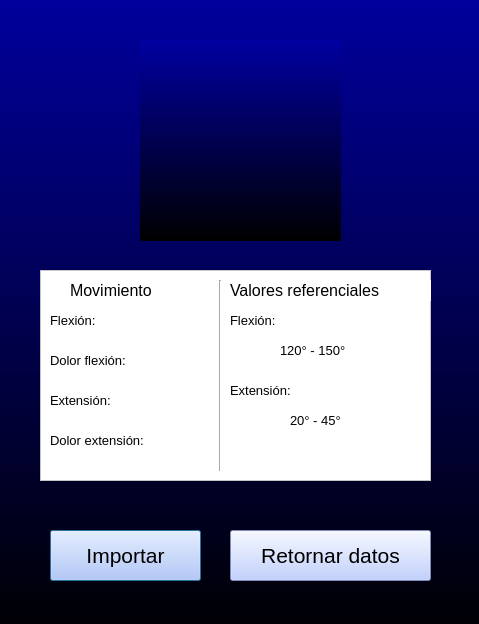
<?xml version="1.0" encoding="UTF-8"?>
<ui version="4.0">
 <class>Dialog</class>
 <widget class="QDialog" name="Dialog">
  <property name="geometry">
   <rect>
    <x>0</x>
    <y>0</y>
    <width>479</width>
    <height>624</height>
   </rect>
  </property>
  <property name="windowTitle">
   <string>Dialog</string>
  </property>
  <property name="styleSheet">
   <string notr="true">background-color: rgb(0, 0, 0);</string>
  </property>
  <widget class="QFrame" name="frame">
   <property name="geometry">
    <rect>
     <x>-30</x>
     <y>-20</y>
     <width>891</width>
     <height>661</height>
    </rect>
   </property>
   <property name="styleSheet">
    <string notr="true">background-color: qlineargradient(spread:repeat, x1:0, y1:0, x2:0, y2:1, stop:0 rgba(0, 0, 161, 255), stop:1 rgba(0, 0, 0, 255));</string>
   </property>
   <property name="frameShape">
    <enum>QFrame::StyledPanel</enum>
   </property>
   <property name="frameShadow">
    <enum>QFrame::Raised</enum>
   </property>
   <widget class="QLabel" name="label">
    <property name="geometry">
     <rect>
      <x>170</x>
      <y>60</y>
      <width>201</width>
      <height>201</height>
     </rect>
    </property>
    <property name="text">
     <string/>
    </property>
    <property name="pixmap">
     <pixmap>Estrella.png</pixmap>
    </property>
   </widget>
   <widget class="QPushButton" name="importboton">
    <property name="geometry">
     <rect>
      <x>80</x>
      <y>550</y>
      <width>151</width>
      <height>51</height>
     </rect>
    </property>
    <property name="styleSheet">
     <string notr="true">background-color: rgb(176, 195, 255);font-size: 16pt</string>
    </property>
    <property name="text">
     <string>Importar</string>
    </property>
   </widget>
   <widget class="QPushButton" name="pushButton_2">
    <property name="geometry">
     <rect>
      <x>260</x>
      <y>550</y>
      <width>201</width>
      <height>51</height>
     </rect>
    </property>
    <property name="styleSheet">
     <string notr="true">background-color: rgb(176, 195, 255);font-size: 16pt</string>
    </property>
    <property name="text">
     <string>Retornar datos</string>
    </property>
   </widget>
   <widget class="QFrame" name="frame_2">
    <property name="geometry">
     <rect>
      <x>70</x>
      <y>290</y>
      <width>391</width>
      <height>211</height>
     </rect>
    </property>
    <property name="styleSheet">
     <string notr="true">background-color:rgb(255, 255, 255)</string>
    </property>
    <property name="frameShape">
     <enum>QFrame::StyledPanel</enum>
    </property>
    <property name="frameShadow">
     <enum>QFrame::Raised</enum>
    </property>
    <widget class="QLabel" name="label_2">
     <property name="geometry">
      <rect>
       <x>30</x>
       <y>10</y>
       <width>131</width>
       <height>21</height>
      </rect>
     </property>
     <property name="styleSheet">
      <string notr="true">font-size: 12pt; source:Aharoni</string>
     </property>
     <property name="text">
      <string>Movimiento</string>
     </property>
    </widget>
    <widget class="Line" name="line">
     <property name="geometry">
      <rect>
       <x>170</x>
       <y>10</y>
       <width>20</width>
       <height>191</height>
      </rect>
     </property>
     <property name="orientation">
      <enum>Qt::Vertical</enum>
     </property>
    </widget>
    <widget class="QLabel" name="label_3">
     <property name="geometry">
      <rect>
       <x>190</x>
       <y>10</y>
       <width>201</width>
       <height>21</height>
      </rect>
     </property>
     <property name="styleSheet">
      <string notr="true">font-size: 12pt; source:Aharoni</string>
     </property>
     <property name="text">
      <string>Valores referenciales</string>
     </property>
    </widget>
    <widget class="QLabel" name="label_4">
     <property name="geometry">
      <rect>
       <x>10</x>
       <y>40</y>
       <width>131</width>
       <height>21</height>
      </rect>
     </property>
     <property name="styleSheet">
      <string notr="true">font-size: 10pt; source:Aharoni</string>
     </property>
     <property name="text">
      <string>Flexión:</string>
     </property>
    </widget>
    <widget class="QLabel" name="label_5">
     <property name="geometry">
      <rect>
       <x>190</x>
       <y>40</y>
       <width>131</width>
       <height>21</height>
      </rect>
     </property>
     <property name="styleSheet">
      <string notr="true">font-size: 10pt; source:Aharoni</string>
     </property>
     <property name="text">
      <string>Flexión:</string>
     </property>
    </widget>
    <widget class="QLabel" name="label_6">
     <property name="geometry">
      <rect>
       <x>10</x>
       <y>120</y>
       <width>131</width>
       <height>21</height>
      </rect>
     </property>
     <property name="styleSheet">
      <string notr="true">font-size: 10pt; source:Aharoni</string>
     </property>
     <property name="text">
      <string>Extensión:</string>
     </property>
    </widget>
    <widget class="QLabel" name="label_7">
     <property name="geometry">
      <rect>
       <x>190</x>
       <y>110</y>
       <width>131</width>
       <height>21</height>
      </rect>
     </property>
     <property name="styleSheet">
      <string notr="true">font-size: 10pt; source:Aharoni</string>
     </property>
     <property name="text">
      <string>Extensión:</string>
     </property>
    </widget>
    <widget class="QLabel" name="label_8">
     <property name="geometry">
      <rect>
       <x>10</x>
       <y>80</y>
       <width>131</width>
       <height>21</height>
      </rect>
     </property>
     <property name="styleSheet">
      <string notr="true">font-size: 10pt; source:Aharoni</string>
     </property>
     <property name="text">
      <string>Dolor flexión:</string>
     </property>
    </widget>
    <widget class="QLabel" name="label_9">
     <property name="geometry">
      <rect>
       <x>10</x>
       <y>160</y>
       <width>131</width>
       <height>21</height>
      </rect>
     </property>
     <property name="styleSheet">
      <string notr="true">font-size: 10pt; source:Aharoni</string>
     </property>
     <property name="text">
      <string>Dolor extensión:</string>
     </property>
    </widget>
    <widget class="QLabel" name="label_10">
     <property name="geometry">
      <rect>
       <x>240</x>
       <y>70</y>
       <width>111</width>
       <height>21</height>
      </rect>
     </property>
     <property name="styleSheet">
      <string notr="true">font-size: 10pt; source:Aharoni</string>
     </property>
     <property name="text">
      <string>120° - 150°</string>
     </property>
    </widget>
    <widget class="QLabel" name="label_11">
     <property name="geometry">
      <rect>
       <x>250</x>
       <y>140</y>
       <width>111</width>
       <height>21</height>
      </rect>
     </property>
     <property name="styleSheet">
      <string notr="true">font-size: 10pt; source:Aharoni</string>
     </property>
     <property name="text">
      <string>20° - 45°</string>
     </property>
    </widget>
   </widget>
  </widget>
 </widget>
 <resources/>
 <connections/>
</ui>
